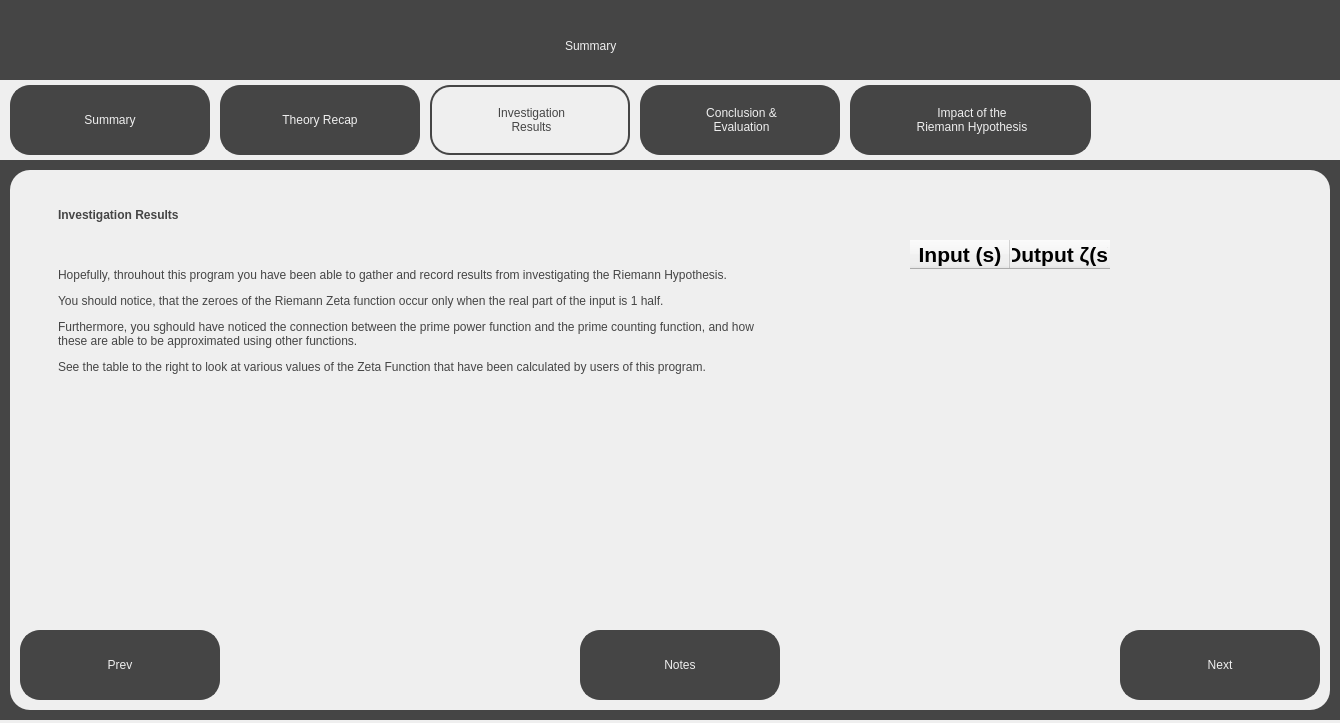
<?xml version="1.0" encoding="UTF-8"?>
<ui version="4.0">
 <class>InvestigationResultsScreen</class>
 <widget class="QDialog" name="InvestigationResultsScreen">
  <property name="geometry">
   <rect>
    <x>0</x>
    <y>0</y>
    <width>1340</width>
    <height>723</height>
   </rect>
  </property>
  <property name="windowTitle">
   <string>Visualising the Riemann Hypothesis - Summary</string>
  </property>
  <property name="sizeGripEnabled">
   <bool>false</bool>
  </property>
  <widget class="QWidget" name="widget" native="true">
   <property name="geometry">
    <rect>
     <x>0</x>
     <y>0</y>
     <width>1340</width>
     <height>720</height>
    </rect>
   </property>
   <property name="styleSheet">
    <string notr="true">background-color: rgb(69, 69, 69);</string>
   </property>
   <widget class="QLabel" name="Title">
    <property name="geometry">
     <rect>
      <x>565</x>
      <y>20</y>
      <width>211</width>
      <height>51</height>
     </rect>
    </property>
    <property name="styleSheet">
     <string notr="true">font: 36pt &quot;Sans Serif&quot;; color:rgb(239, 239, 239)</string>
    </property>
    <property name="text">
     <string>Summary</string>
    </property>
   </widget>
   <widget class="QWidget" name="TabBar" native="true">
    <property name="geometry">
     <rect>
      <x>0</x>
      <y>80</y>
      <width>1340</width>
      <height>80</height>
     </rect>
    </property>
    <property name="styleSheet">
     <string notr="true">background-color: rgb(239, 239, 239);</string>
    </property>
    <widget class="QPushButton" name="SummaryTab">
     <property name="geometry">
      <rect>
       <x>10</x>
       <y>5</y>
       <width>200</width>
       <height>70</height>
      </rect>
     </property>
     <property name="cursor">
      <cursorShape>PointingHandCursor</cursorShape>
     </property>
     <property name="styleSheet">
      <string notr="true">border: 2px solid;
border-radius: 20px;
border-color:rgb(69, 69, 69);
background-color: rgb(69, 69, 69);
font: 18pt &quot;Sans Serif&quot;; color:rgb(239, 239, 239);
</string>
     </property>
     <property name="text">
      <string>Summary</string>
     </property>
    </widget>
    <widget class="QPushButton" name="TheoryRecapTab">
     <property name="geometry">
      <rect>
       <x>220</x>
       <y>5</y>
       <width>200</width>
       <height>70</height>
      </rect>
     </property>
     <property name="cursor">
      <cursorShape>PointingHandCursor</cursorShape>
     </property>
     <property name="styleSheet">
      <string notr="true">border: 2px solid;
border-radius: 20px;
border-color:rgb(69, 69, 69);
background-color: rgb(69, 69, 69);
font: 18pt &quot;Sans Serif&quot;; color:rgb(239, 239, 239);
</string>
     </property>
     <property name="text">
      <string>Theory Recap</string>
     </property>
    </widget>
    <widget class="QLabel" name="InvestigationResultsLabel">
     <property name="geometry">
      <rect>
       <x>430</x>
       <y>5</y>
       <width>200</width>
       <height>70</height>
      </rect>
     </property>
     <property name="styleSheet">
      <string notr="true">border: 2px solid;
border-radius: 20px;
border-color:rgb(69, 69, 69);
background-color: rgb(239, 239, 239);
font: 18pt &quot;Sans Serif&quot;; color:rgb(69, 69, 69);
</string>
     </property>
     <property name="text">
      <string>&lt;html&gt;&lt;head/&gt;&lt;body&gt;&lt;p align=&quot;center&quot;&gt;Investigation&lt;br/&gt;Results&lt;/p&gt;&lt;/body&gt;&lt;/html&gt;</string>
     </property>
    </widget>
    <widget class="QPushButton" name="InvestigationResultsTab">
     <property name="geometry">
      <rect>
       <x>430</x>
       <y>5</y>
       <width>200</width>
       <height>70</height>
      </rect>
     </property>
     <property name="cursor">
      <cursorShape>PointingHandCursor</cursorShape>
     </property>
     <property name="styleSheet">
      <string notr="true">border-radius: 20px;
background-color: rgba(0, 0, 0, 0);
font: 18pt &quot;Sans Serif&quot;;
</string>
     </property>
     <property name="text">
      <string/>
     </property>
    </widget>
    <widget class="QLabel" name="ConclusionLabel">
     <property name="geometry">
      <rect>
       <x>640</x>
       <y>5</y>
       <width>200</width>
       <height>70</height>
      </rect>
     </property>
     <property name="styleSheet">
      <string notr="true">border: 2px solid;
border-radius: 20px;
border-color:rgb(69, 69, 69);
background-color: rgb(69, 69, 69);
font: 18pt &quot;Sans Serif&quot;; color:rgb(239, 239, 239);
</string>
     </property>
     <property name="text">
      <string>&lt;html&gt;&lt;head/&gt;&lt;body&gt;&lt;p align=&quot;center&quot;&gt;Conclusion &amp; &lt;br/&gt;Evaluation&lt;/p&gt;&lt;/body&gt;&lt;/html&gt;</string>
     </property>
    </widget>
    <widget class="QLabel" name="ImpactLabel">
     <property name="geometry">
      <rect>
       <x>850</x>
       <y>5</y>
       <width>241</width>
       <height>70</height>
      </rect>
     </property>
     <property name="styleSheet">
      <string notr="true">border: 2px solid;
border-radius: 20px;
border-color:rgb(69, 69, 69);
background-color: rgb(69, 69, 69);
font: 18pt &quot;Sans Serif&quot;; color:rgb(239, 239, 239);
</string>
     </property>
     <property name="text">
      <string>&lt;html&gt;&lt;head/&gt;&lt;body&gt;&lt;p align=&quot;center&quot;&gt;Impact of the &lt;br/&gt;Riemann Hypothesis&lt;/p&gt;&lt;/body&gt;&lt;/html&gt;</string>
     </property>
    </widget>
    <widget class="QPushButton" name="ConclusionTab">
     <property name="geometry">
      <rect>
       <x>640</x>
       <y>5</y>
       <width>200</width>
       <height>70</height>
      </rect>
     </property>
     <property name="cursor">
      <cursorShape>PointingHandCursor</cursorShape>
     </property>
     <property name="styleSheet">
      <string notr="true">border-radius: 20px;
background-color: rgba(0, 0, 0, 0);
font: 18pt &quot;Sans Serif&quot;;
</string>
     </property>
     <property name="text">
      <string/>
     </property>
    </widget>
    <widget class="QPushButton" name="ImpactTab">
     <property name="geometry">
      <rect>
       <x>850</x>
       <y>5</y>
       <width>241</width>
       <height>70</height>
      </rect>
     </property>
     <property name="cursor">
      <cursorShape>PointingHandCursor</cursorShape>
     </property>
     <property name="styleSheet">
      <string notr="true">border-radius: 20px;
background-color: rgba(0, 0, 0, 0);
font: 18pt &quot;Sans Serif&quot;;
</string>
     </property>
     <property name="text">
      <string/>
     </property>
    </widget>
   </widget>
   <widget class="QWidget" name="MainWidget" native="true">
    <property name="geometry">
     <rect>
      <x>10</x>
      <y>170</y>
      <width>1320</width>
      <height>540</height>
     </rect>
    </property>
    <property name="styleSheet">
     <string notr="true">background-color: rgb(239, 239, 239);
border-radius: 20px;</string>
    </property>
    <widget class="QPushButton" name="PrevButton">
     <property name="geometry">
      <rect>
       <x>10</x>
       <y>460</y>
       <width>200</width>
       <height>70</height>
      </rect>
     </property>
     <property name="cursor">
      <cursorShape>PointingHandCursor</cursorShape>
     </property>
     <property name="styleSheet">
      <string notr="true">border: 2px solid;
border-radius: 20px;
border-color:rgb(69, 69, 69);
background-color: rgb(69, 69, 69);
font: 18pt &quot;Sans Serif&quot;; color:rgb(239, 239, 239);
</string>
     </property>
     <property name="text">
      <string>Prev</string>
     </property>
    </widget>
    <widget class="QPushButton" name="NextButton">
     <property name="geometry">
      <rect>
       <x>1110</x>
       <y>460</y>
       <width>200</width>
       <height>70</height>
      </rect>
     </property>
     <property name="cursor">
      <cursorShape>PointingHandCursor</cursorShape>
     </property>
     <property name="styleSheet">
      <string notr="true">border: 2px solid;
border-radius: 20px;
border-color:rgb(69, 69, 69);
background-color: rgb(69, 69, 69);
font: 18pt &quot;Sans Serif&quot;; color:rgb(239, 239, 239);
</string>
     </property>
     <property name="text">
      <string>Next</string>
     </property>
    </widget>
    <widget class="QLabel" name="SubTitleText">
     <property name="geometry">
      <rect>
       <x>40</x>
       <y>20</y>
       <width>361</width>
       <height>51</height>
      </rect>
     </property>
     <property name="styleSheet">
      <string notr="true">font: 25pt &quot;Sans Serif&quot;; color:rgb(69, 69, 69);
background-color: rgb(239, 239, 239); padding: 5px;</string>
     </property>
     <property name="text">
      <string>&lt;html&gt;&lt;head/&gt;&lt;body&gt;&lt;p&gt;&lt;span style=&quot; font-weight:600;&quot;&gt;Investigation Results&lt;/span&gt;&lt;/p&gt;&lt;/body&gt;&lt;/html&gt;</string>
     </property>
    </widget>
    <widget class="QLabel" name="MainText">
     <property name="geometry">
      <rect>
       <x>40</x>
       <y>90</y>
       <width>711</width>
       <height>341</height>
      </rect>
     </property>
     <property name="styleSheet">
      <string notr="true">font: 13pt &quot;Sans Serif&quot;; color:rgb(69, 69, 69);
background-color: rgb(239, 239, 239); padding: 5px;</string>
     </property>
     <property name="text">
      <string>&lt;html&gt;&lt;head/&gt;&lt;body&gt;&lt;p&gt;Hopefully, throuhout this program you have been able to gather and record results from investigating the Riemann Hypothesis.&lt;/p&gt;&lt;p&gt;You should notice, that the zeroes of the Riemann Zeta function occur only when the real part of the input is 1 half. &lt;/p&gt;&lt;p&gt;Furthermore, you sghould have noticed the connection between the prime power function and the prime counting function, and how these are able to be approximated using other functions.&lt;/p&gt;&lt;p&gt;See the table to the right to look at various values of the Zeta Function that have been calculated by users of this program.&lt;/p&gt;&lt;/body&gt;&lt;/html&gt;</string>
     </property>
     <property name="alignment">
      <set>Qt::AlignLeading|Qt::AlignLeft|Qt::AlignTop</set>
     </property>
     <property name="wordWrap">
      <bool>true</bool>
     </property>
    </widget>
    <widget class="QTableWidget" name="ZetaTable">
     <property name="geometry">
      <rect>
       <x>900</x>
       <y>70</y>
       <width>300</width>
       <height>351</height>
      </rect>
     </property>
     <column>
      <property name="text">
       <string>Input (s)</string>
      </property>
      <property name="font">
       <font>
        <pointsize>16</pointsize>
        <weight>75</weight>
        <bold>true</bold>
       </font>
      </property>
      <property name="textAlignment">
       <set>AlignCenter</set>
      </property>
     </column>
     <column>
      <property name="text">
       <string>Output ζ(s)</string>
      </property>
      <property name="font">
       <font>
        <pointsize>16</pointsize>
        <weight>75</weight>
        <bold>true</bold>
       </font>
      </property>
      <property name="textAlignment">
       <set>AlignCenter</set>
      </property>
     </column>
    </widget>
    <widget class="QPushButton" name="NotesButton">
     <property name="geometry">
      <rect>
       <x>570</x>
       <y>460</y>
       <width>200</width>
       <height>70</height>
      </rect>
     </property>
     <property name="cursor">
      <cursorShape>PointingHandCursor</cursorShape>
     </property>
     <property name="styleSheet">
      <string notr="true">border: 2px solid;
border-radius: 20px;
border-color:rgb(69, 69, 69);
background-color: rgb(69, 69, 69);
font: 18pt &quot;Sans Serif&quot;; color:rgb(239, 239, 239);
</string>
     </property>
     <property name="text">
      <string>Notes</string>
     </property>
    </widget>
   </widget>
  </widget>
 </widget>
 <resources/>
 <connections/>
</ui>
